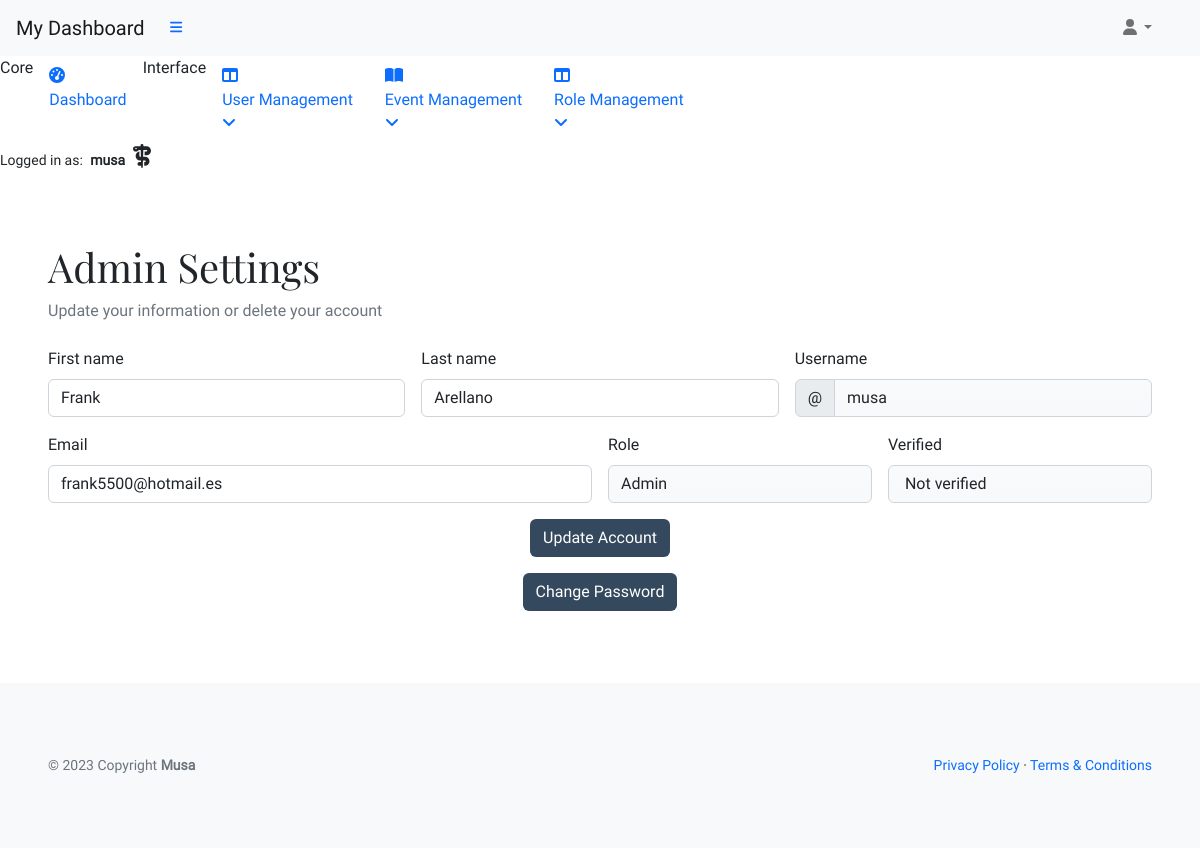
Screenshot of /office/settings/ (signed in) with the database file from the repository.
### musa/models.py (models this page shows, shortened)
class UserProfile(AbstractUser):
    verified = models.BooleanField(default=False)
    role = models.IntegerField(choices=ROLES, default=0)
    user_card = models.ManyToManyField(
        'vote_management.VoteCard',
        through='vote_management.VoteRecord', related_name='user_cards')
    class Meta:
        ordering = ['username']

### admin_profile/views.py (the view, shortened to what this page needs)
# urls.py: path('office/settings/', AdminSettings.as_view(),
class AdminSettings(AdminRequiredMixin, UpdateView):
    model = UserProfile
    form_class = AdminProfileForm
    template_name = 'backend/admin-dashboard/settings.html'
    context_object_name = 'admin_settings'
    def get_object(self, queryset=None):
        return self.request.user

### admin_profile/views.py
class AdminProfileForm(forms.ModelForm):
    class Meta:
        model = UserProfile
        fields = ['first_name', 'last_name', 'email', 'username']

### admin_profile/views.py (called while the page is built)
    def test_func(self):
        user_profile = self.request.user
        return user_profile and user_profile.role == 2

### templates/backend/admin-dashboard/settings.html (shortened to what this page needs)
{% extends "backend/admin-dashboard/base.html" %}
{% load i18n %}
{% block content%}
<div id="layoutSidenav_content">
    <main>
        <div class="container-fluid p-5">
            <h1 class="mt-4">Admin Settings</h1>
            <ol class="breadcrumb mb-4">
                <li class="breadcrumb-item active">Update your information or delete your account</li>
            </ol>
            <form class="row g-3 needs-validation" method="POST" action="{% url 'admin_settings' %}" novalidate>
                {% if admin_settings.role == 2 %}
                <div class="col-md-4">
                    <label for="validationCustom01" class="form-label">First name</label>
                    <input type="text" class="form-control" id="validationCustom01"
                        value="{{ admin_settings.first_name}}" name="first_name" required>
                </div>
                <div class="col-md-4">
                    <label for="validationCustom02" class="form-label">Last name</label>
                    <input type="text" class="form-control" id="validationCustom02"
                        value="{{ admin_settings.last_name}}" name="last_name" required>
                </div>
                {% endif %}
                <div class="col-md-4">
                    <label for="validationCustomUsername" class="form-label">Username</label>
                    <div class="input-group has-validation">
                        <span class="input-group-text" id="inputGroupPrepend">@</span>
                        <input type="text" value="{{ admin_settings.username}}"
                            class="form-control bg-light bg-gradient" id="validationCustomUsername" name="username"
                            aria-describedby="inputGroupPrepend" required readonly>
                    </div>
                </div>
                <div class="col-md-6">
                    <label for="validationCustom03" class="form-label">Email</label>
                    <input type="email" value="{{ admin_settings.email}}"
                        class="form-control {% if form.errors.email %}is-invalid{% endif %}" id="validationCustom03"
                        name="email" required>
                </div>
                <div class="col-md-3">
                    <label for="validationCustom04" class="form-label">Role</label>
                    <input type="text" value="{{ admin_settings.get_role_display}}" name="role"
                        class="form-control bg-light bg-gradient" id="validationCustom04" required readonly>
                </div>
                <div class="col-md-3">
                    <label for="validationCustom05" class="form-label">Verified</label>
                    <input type="text"
                        value="{% if admin_settings.verified == 1 %} Verified {% else %} Not verified {% endif %}"
                        name="verified" class="form-control bg-light bg-gradient" id="validationCustom05" required
                        readonly>
                </div>
                <div class="col-12 text-center">
                    <button class="btn btn-primary-blue" type="submit">Update Account</button>
                </div>
                <div class="col-12 text-center">
                    <a class="btn btn-primary-blue" href="{% url 'admin_change' %}">Change Password</a>
                </div>
            </form>
        </div>
    </main>
</div>
{% endblock %}

### templates/backend/admin-dashboard/base.html (shortened to what this page needs)
{% load static %}
{% now "Y-m-d" as current_date %}
{% now "Y" as copyright %}
<!DOCTYPE html>
<html lang="en">
<head>
    <link href="https://cdn.jsdelivr.net/npm/simple-datatables@7.1.2/dist/style.min.css" rel="stylesheet" />
    <link href="{% static 'admin/css/styles.css' %}" rel="stylesheet" />
    <link rel="stylesheet" href="{% static 'custom/css/style.css' %}">
</head>
<body class="sb-nav-fixed">
    <nav class="sb-topnav navbar navbar-expand navbar-light bg-light">
        <a class="navbar-brand ps-3" href="{% url 'admin_dashboard' %}">My Dashboard</a>
        <button class="btn btn-link btn-sm order-1 order-lg-0 me-4 me-lg-0" id="sidebarToggle" href="#!"><i
                class="fas fa-bars"></i></button>
        <div class="d-md-inline-block form-inline ms-auto me-0 me-md-3 my-2 my-md-0">
            <ul class="navbar-nav ms-auto ms-md-0 me-3 me-lg-4">
                <li class="nav-item dropdown">
                    <a class="nav-link dropdown-toggle" id="navbarDropdown" href="#" role="button"
                        data-bs-toggle="dropdown" aria-expanded="false"><i class="fas fa-user fa-fw"></i></a>
                </li>
            </ul>
        </div>
    </nav>
    <div id="layoutSidenav">
        <div id="layoutSidenav_nav">
            <nav class="sb-sidenav accordion sb-sidenav-light" id="sidenavAccordion">
                <div class="sb-sidenav-menu">
                    <div class="nav">
                        <div class="sb-sidenav-menu-heading">Core</div>
                        <a class="nav-link" href="{% url 'admin_dashboard' %}">
                            <div class="sb-nav-link-icon"><i class="fas fa-tachometer-alt"></i></div>
                            Dashboard
                        </a>
                        <div class="sb-sidenav-menu-heading">Interface</div>
                        <a class="nav-link collapsed" href="#" data-bs-toggle="collapse"
                            data-bs-target="#collapseLayouts" aria-expanded="false" aria-controls="collapseLayouts">
                            <div class="sb-nav-link-icon"><i class="fas fa-columns"></i></div>
                            User Management
                            <div class="sb-sidenav-collapse-arrow"><i class="fas fa-angle-down"></i></div>
                        </a>
                        <a class="nav-link collapsed" href="#" data-bs-toggle="collapse" data-bs-target="#collapsePages"
                            aria-expanded="false" aria-controls="collapsePages">
                            <div class="sb-nav-link-icon"><i class="fas fa-book-open"></i></div>
                            Event Management
                            <div class="sb-sidenav-collapse-arrow"><i class="fas fa-angle-down"></i></div>
                        </a>
                        <a class="nav-link collapsed" href="#" data-bs-toggle="collapse" data-bs-target="#collapseRoles"
                            aria-expanded="false" aria-controls="collapseRoles">
                            <div class="sb-nav-link-icon"><i class="fas fa-columns"></i></div>
                            Role Management
                            <div class="sb-sidenav-collapse-arrow"><i class="fas fa-angle-down"></i></div>
                        </a>
                    </div>
                </div>
                <div class="sb-sidenav-footer">
                    <div class="small">Logged in as:
                        <span class="px-1"><strong>{{ request.user.username }}
                                {% if request.user.role == 2 %}
                                <i class="fa-solid fa-staff-snake px-1 fs-4 text"></i>
                                {% endif %}
                            </strong>
                        </span>
                    </div>
                </div>
            </nav>
        </div>
        {% block content %}
        {% endblock content %}
    </div>
    <footer class="py-4 bg-light mt-4">
        <div class="container-fluid p-5">
            <div class="d-flex align-items-center justify-content-between small">
                <div class="text-muted">        © {{ copyright }} Copyright
                    <a class="text-reset fw-bold" href="https://github.com/plexoio/musa">Musa</a></div>
                <div>
                    <a href="{% url 'policy_page' %}" target="_blank">Privacy Policy</a>
                    &middot;
                    <a href="{% url 'terms_page' %}" target="_blank">Terms &amp; Conditions</a>
                </div>
            </div>
        </div>
    </footer>
</body>
</html>

### static/custom/css/style.css (style rules this page uses)
* { font-family: 'Roboto', Fairplay, sans-serif; }
h1 { font-family: 'Fairplay', Roboto, sans-serif; }
a { text-decoration: none; }
input { border: none; }
.btn-primary-blue { background-color: #34495e; color: #ffffff; transition: 0.3s; }

### rows the page displays
UserProfile: user.username "musa", first_name "Frank", last_name "Arellano", username "musa", email "frank5500@hotmail.es", role "Admin", verified "Not verified"

### other values shown
{{ copyright }} "2023"
